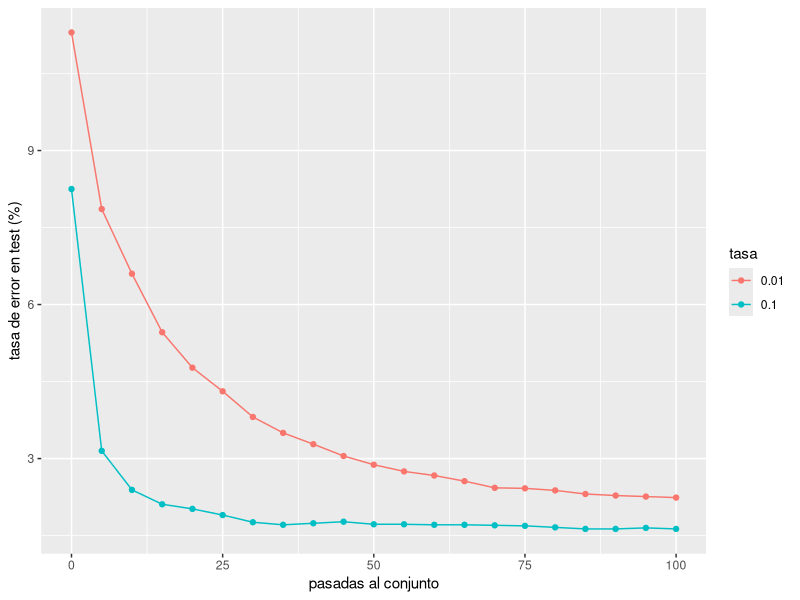

The R script that drew this image:
library(ggplot2)
# 100 epochs (5 by 5)
test0.01700 = c(11.3, 7.86, 6.6, 5.46, 4.77, 4.31, 3.81, 3.5, 3.28, 3.05, 2.88, 2.75, 2.67, 2.56, 2.43, 2.42, 2.38, 2.31, 2.28, 2.26, 2.24)
test0.1700 = c(8.25,3.15,2.39,2.11,2.02,1.9,1.76,1.71,1.74,1.77,1.72,1.72,1.71,1.71,1.7,1.69,1.66,1.63,1.63,1.65,1.63)
test0.1256 = c(7.57,3.24,2.39,2.21,2.16,2.02,1.96,1.92,1.96,1.97,1.96,1.91,1.89,1.85,1.86,1.83,1.81,1.81,1.83,1.83,1.82)
test0.05256eta0.05 = c(7.62,3.21,2.45,2.24,2.17,2.07,1.97,1.98,1.95,1.92,1.91,1.83,1.89,1.89,1.86,1.81,1.81,1.82,1.84,1.85,1.83)
test0.1256eta0.1 = c(6.22,2.51,2.24,2.01,1.92,1.81,1.75,1.74,1.75,1.8,1.8,1.75,1.74,1.73,1.74,1.7,1.73,1.75,1.73,1.74,1.72)
test0.1700eta0.1 = c(7.09,2.52,2.07,1.85,1.87,1.77,1.71,1.67,1.64,1.64,1.62,1.63,1.63,1.6,1.61,1.62,1.63,1.61,1.62,1.64,1.61)
X = seq(0,100,5)

# Plot learning rate differences
P <- ggplot(NULL, aes(X))
P <- P + geom_point(aes(y = test0.1700, color="0.1")) + geom_line(aes(y = test0.1700, color="0.1"))
P <- P + geom_point(aes(y = test0.01700, color="0.01")) + geom_line(aes(y = test0.01700, color="0.01"))
P <- P + labs(color = 'tasa') + ylab('tasa de error en test (%)') + xlab('pasadas al conjunto')
P

#Plot neurons amount difference
amount <- ggplot(NULL, aes(X))
amount <- amount + geom_point(aes(y = test0.1700, color="700")) + geom_line(aes(y = test0.1700, color="700"))
amount <- amount + geom_point(aes(y = test0.1256, color="256")) + geom_line(aes(y = test0.1256, color="256"))
amount <- amount + labs(color = 'nº neuronas') + ylab('tasa de error en test (%)') + xlab('pasadas al conjunto')

#Momentums comparation
momentums <- ggplot(NULL, aes(X))
momentums <- momentums + geom_point(aes(y = test0.05256eta0.05, color="n = 256, lr = 0.05, mr = 0.05")) + geom_line(aes(y = test0.05256eta0.05, color="n = 256, lr = 0.05, mr = 0.05"))
momentums <- momentums + geom_point(aes(y = test0.1256eta0.1, color="n = 256, lr = 0.1, mr = 0.1")) + geom_line(aes(y = test0.1256eta0.1, color="n = 256, lr = 0.1, mr = 0.1"))
momentums <- momentums + geom_point(aes(y = test0.1700eta0.1, color="n = 700, lr = 0.1, mr = 0.1")) + geom_line(aes(y = test0.1700eta0.1, color="n = 700, lr = 0.1, mr = 0.1"))
momentums <- momentums + labs(color = 'configuración') + ylab('tasa de error en test (%)') + xlab('pasadas al conjunto')